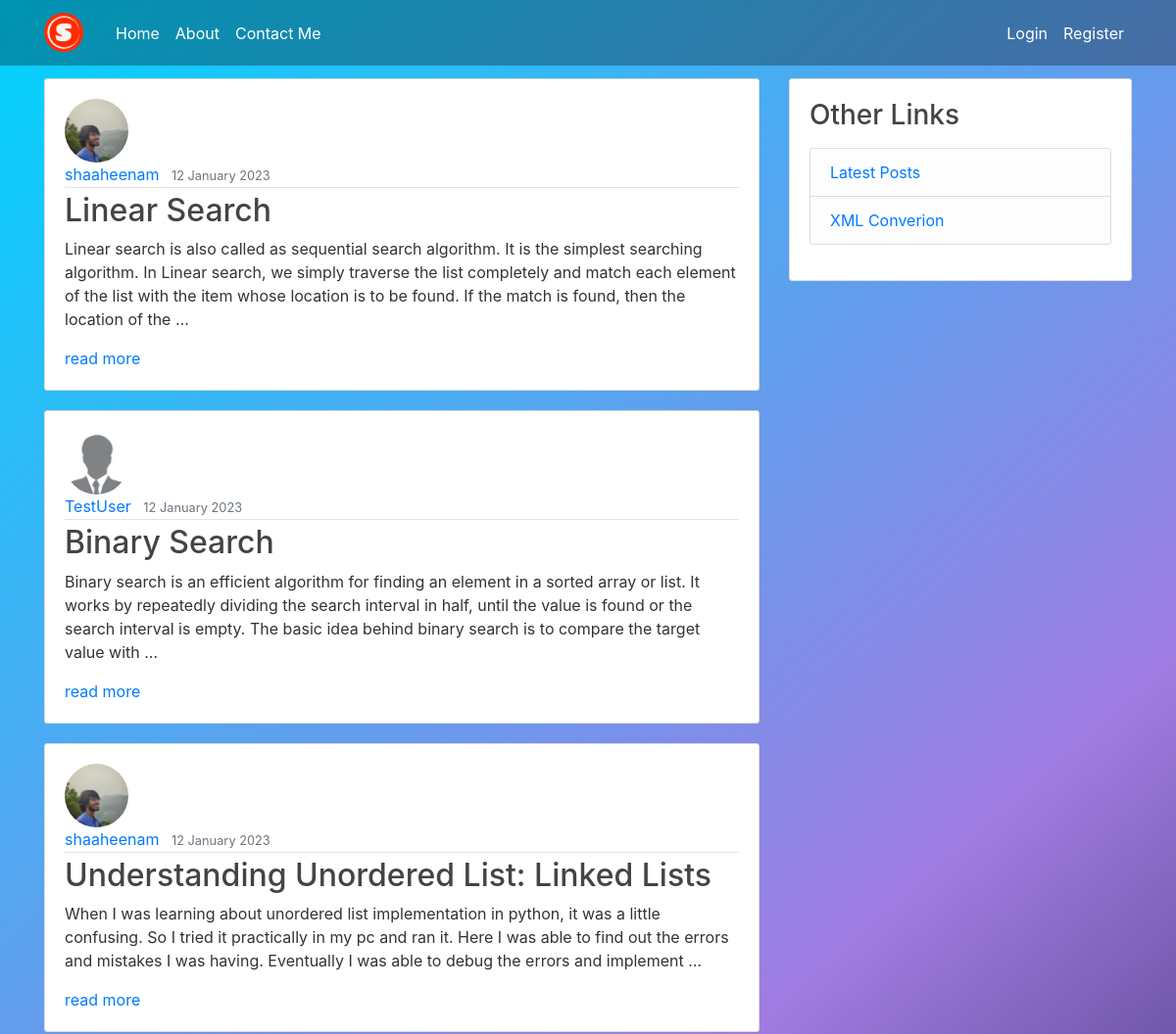
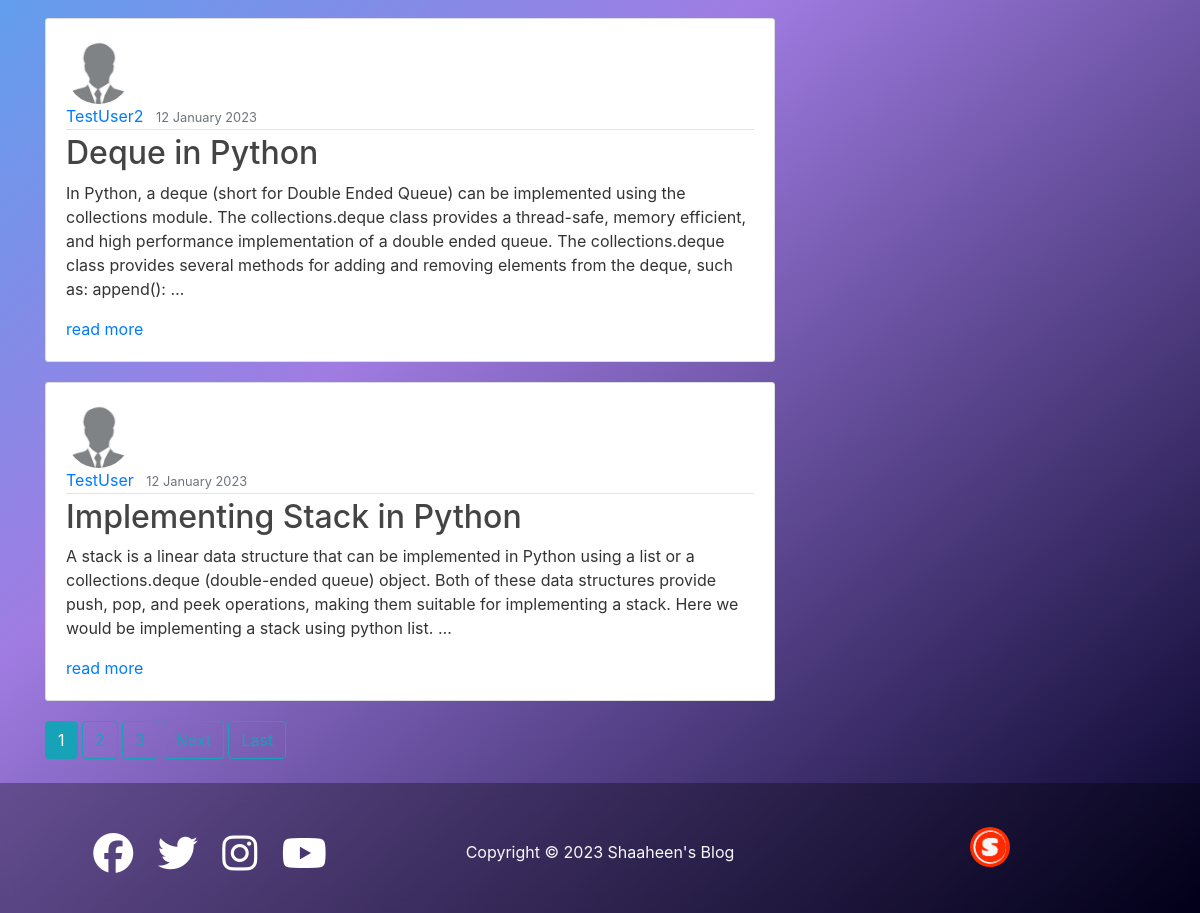
The app's page /, older data (2 pictures, top to bottom).
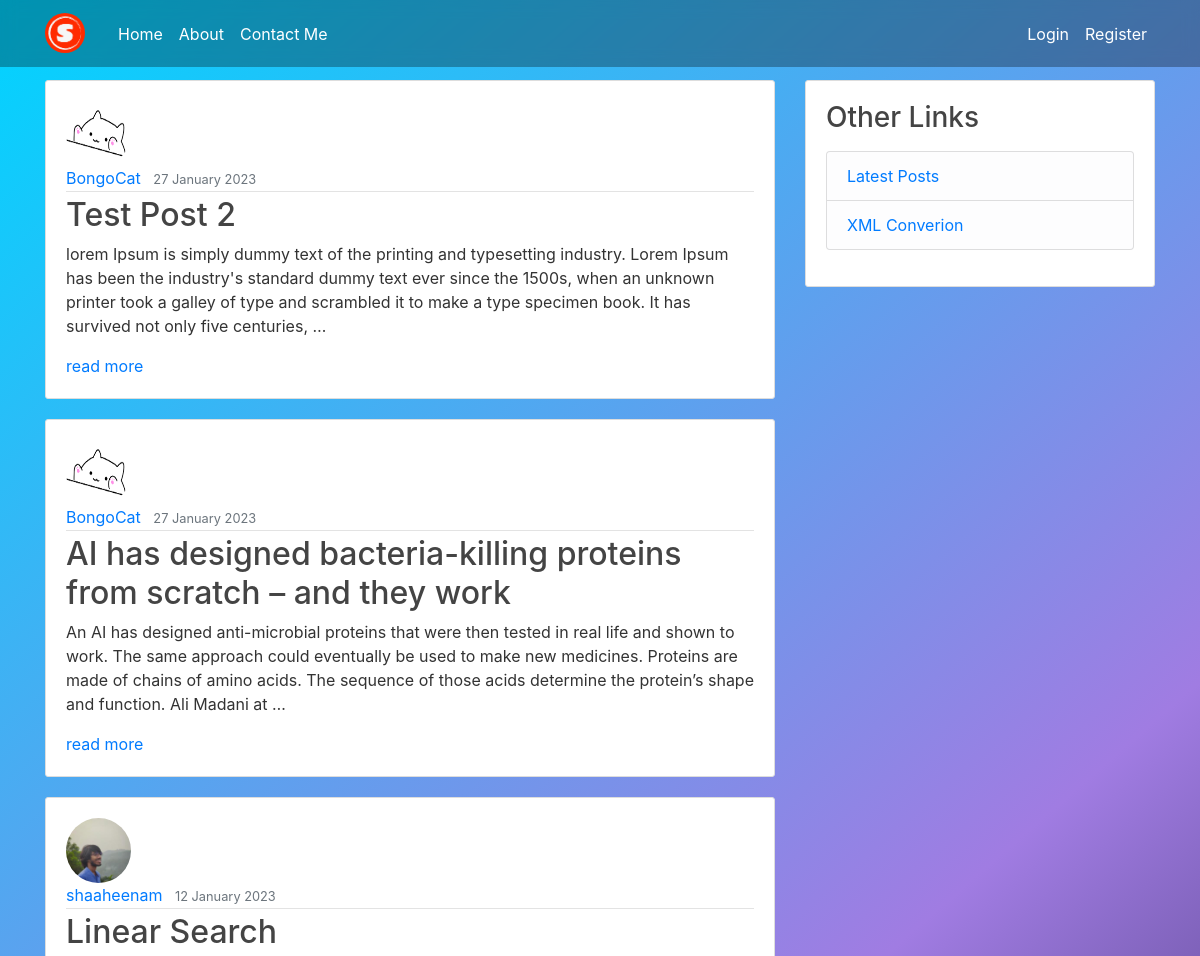
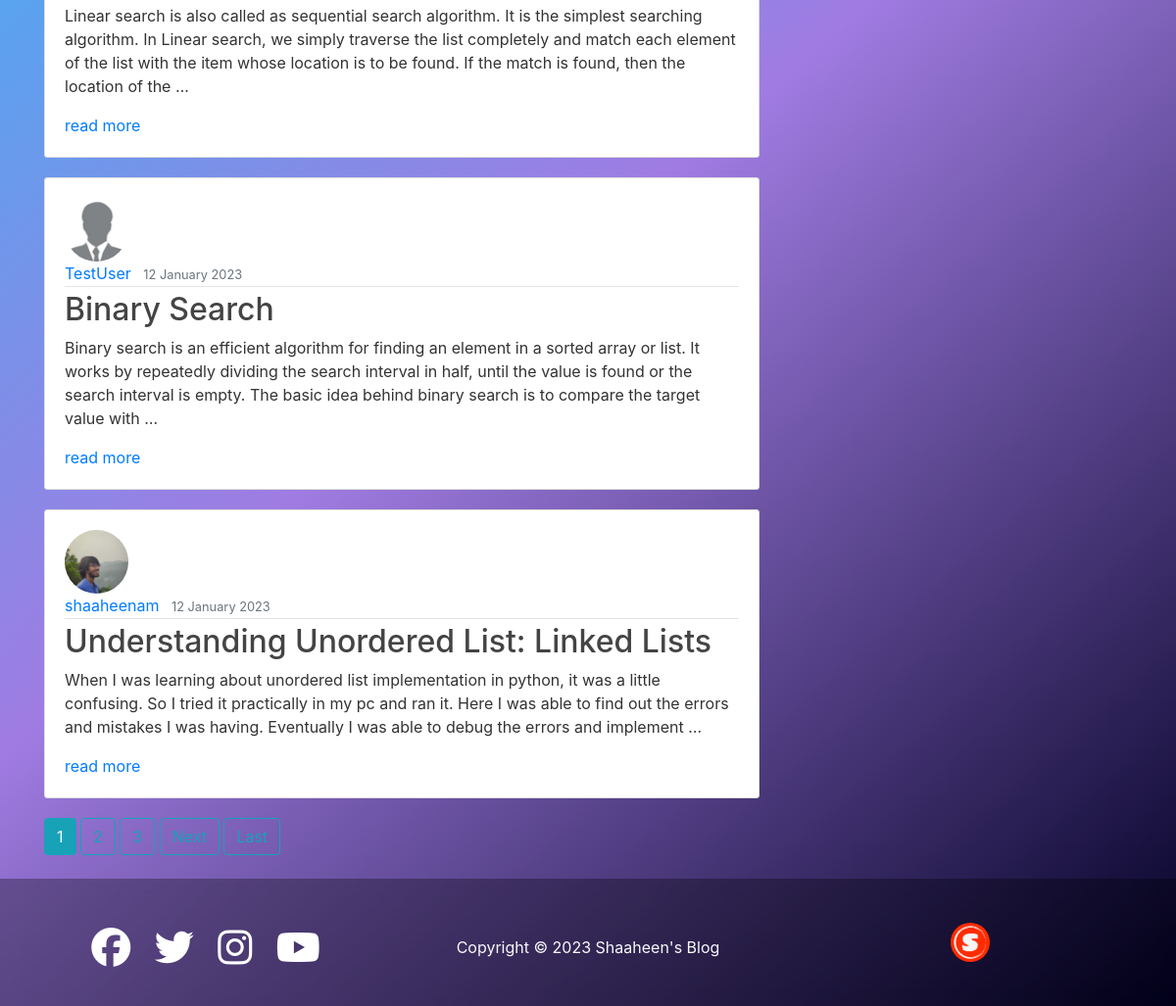
The same page, newer data (2 pictures, top to bottom).
### blog/models.py (models this page shows, shortened)
class Post(models.Model):
    title = models.CharField(max_length=100)
    content = models.TextField()
    date_posted = models.DateTimeField(default=timezone.now)
    author = models.ForeignKey(User, on_delete=models.CASCADE)#if user is deleted, their post is also deleted
    image = models.ImageField(default='post-default.jpg',upload_to='post_images')

### users/models.py (models this page shows, shortened)
class Profile(models.Model):
    user = models.OneToOneField(User, on_delete=models.CASCADE)
    image = models.ImageField(default='default.jpg', upload_to='profile_pics')
    linkedin = models.URLField(null=True)

### blog/views.py (the view)
# urls.py: path('', PostListView.as_view(), name='blog-home'),#name is actually getting used in appropriate place of base html href links
class PostListView(ListView):
    model = Post
    template_name = 'blog/home.html' # <app>/<model>_<viewtype>.html
    context_object_name = 'posts' # otherwise in home.html iteration will be over a var named object rather than post
    ordering = ['-date_posted']
    paginate_by = 5

### blog/templates/blog/home.html (shortened to what this page needs)
{% extends "blog/base.html" %}
{% block content %}
    {% for post in posts %}
    <article class="media content-section">
        <a href="{% url 'user-posts' post.author.username %}"><img class="rounded-circle article-img" src="{{ post.author.profile.image.url }}"></a>
        <div class="media-body">
          <div class="article-metadata">
            <a class="mr-2" href="{% url 'user-posts' post.author.username %}">{{ post.author }}</a>
            <small class="text-muted">{{ post.date_posted|date:"d F Y" }}</small>
          </div>
          <h2><a class="article-title" href="{% url 'post-detail' post.id %}">{{ post.title }}</a></h2>
          <p class="article-content">{{ post.content|truncatewords:"50" }}</p>
          <a class="button" href="{% url 'post-detail' post.id %}">read more</a>
        </div>
      </article>
    {% endfor %}
    {% if is_paginated %}
      {% for num in page_obj.paginator.page_range %}
        {% if page_obj.number  == num %}
          <a class="btn btn-info mb-4" href="?page={{ num }}">{{ num }}</a>
        {% elif num > page_obj.number|add:'-3' and num < page_obj.number|add:'3' %}
        <a class="btn btn-outline-info mb-4" href="?page={{ num }}">{{ num }}</a>
        {% endif %}
      {% endfor %}
      {% if page_obj.has_next %}
        <a class="btn btn-outline-info mb-4" href="?page={{ page_obj.next_page_number }}">Next</a>
        <a class="btn btn-outline-info mb-4" href="?page={{ page_obj.paginator.num_pages }}">Last</a>
      {% endif %}
    {% endif %}
{% endblock content %}

### blog/templates/blog/base.html (shortened to what this page needs)
{% load static %}
<!DOCTYPE html>
<html lang="en">
<head>
    <link rel="stylesheet" href="https://cdn.jsdelivr.net/npm/bootstrap@4.0.0/dist/css/bootstrap.min.css"/>
    <link rel="stylesheet" type="text/css" href="{% static 'blog/main.css' %}"/>
</head>
<body>
    <header class="site-header">
      <nav class="navbar navbar-expand-sm navbar-dark shadow-5-strong fixed-top">
        <div class="container">
          <a class="navbar-brand mr-4 display-1" href="{% url 'blog-home' %}"><img src="../../../media/icon.png" class="img-responsive icon-img rounded-circle" alt="Logo"></a>
          <div class="collapse navbar-collapse" id="navbarToggle">
            <div class="navbar-nav mr-auto">
              <a class="nav-item nav-link" href="{% url 'blog-home' %}">Home</a>
              <a class="nav-item nav-link" href="{% url 'blog-about' %}">About</a>
              <a class="nav-item nav-link" href="{% url 'blog-contact' %}">Contact Me</a>
            </div>
            <div class="navbar-nav">
              {% if user.is_authenticated %}
              <a class="nav-item nav-link" href="{% url 'post-create' %}">New Post</a>
              <a class="nav-item nav-link" href="{% url 'profile' %}">Profile</a>
              <a class="nav-item nav-link" href="{% url 'logout' %}">Logout</a>
              {% else %}
                <a class="nav-item nav-link" href="{% url 'login' %}">Login</a>
                <a class="nav-item nav-link" href="{% url 'register' %}">Register</a>
              {% endif %}
            </div>
          </div>
        </div>
      </nav>
    </header>
    <main role="main" class="container">
      <div class="row">
        <div class="col-md-8">
          {% block content %}{% endblock %}
        </div>
        <div class="col-md-4">
          <div class="content-section">
            <h3>Other Links</h3>
            <p class='text-muted'>
              <ul class="list-group">
                <li class="list-group-item list-group-item-light"><a href="{% url 'blog-home' %}">Latest Posts</a></li>
                <li class="list-group-item list-group-item-light"><a href="{% url 'xmltopdf' %}">XML Converion</a></li>
              </ul>
            </p>
          </div>
        </div>
      </div>
    </main>
    <footer class="sticky-bottom">
      <div class="row align-items-center">
        <div class="col-md-4 text-center smed">
          <a href="{% url 'redirect_fb' %}" target="_blank"><i class="fa-brands fa-facebook"></i></a>
          <a href="{% url 'redirect_tw' %}" target="_blank"><i class="fa-brands fa-twitter"></i></a>
          <a href="{% url 'redirect_ig' %}" target="_blank"><i class="fa-brands fa-instagram"></i></a>
          <a href="{% url 'redirect_yt' %}" target="_blank"><i class="fa-brands fa-youtube"></i></a>
        </div>
        <div class="col-md-4 text-center">
          <p class="text-light copyright">Copyright © 2023 Shaaheen's Blog</p>
        </div>
        <div class="col-md-4 text-center">
          <a href="#"><img class="rounded-circle icon-img" src="../../../media/icon.png"></a>
        </div>
      </div>
    </footer>
</body>
</html>

### blog/static/blog/main.css (style rules this page uses)
html { min-height: calc(100vh - 100px); }
body { background: rgb(2,0,36); background: linear-gradient(319deg, rgba(2,0,36,1) 0%, rgba(160,124,226,1) 43%, rgba(0,212,255,1) 100%) no-repeat ; background-size: cover; color: #333333; margin-top: 5rem; background-attachment: fixed; }
main { min-height: calc(100vh - 210px); }
h1, h2, h3, h4, h5, h6 { color: #444444; }
ul { margin: 0; }
.navbar { background-color: rgba(0,0,0,0.3); backdrop-filter: blur(8px); }
.site-header .navbar-nav .nav-link { color: #ffffff; }
.content-section { background: #ffffff; padding: 20px 20px; border: 1px solid #dddddd; border-radius: 3px; margin-bottom: 20px; flex-direction: column; }
.article-title { color: #444444; }
.article-content { white-space: pre-line; }
.article-img { height: 65px; width: 65px; margin-right: 16px; }
.article-metadata { padding-bottom: 1px; margin-bottom: 4px; border-bottom: 1px solid #e3e3e3 }
.icon-img { height: 40px; width: 40px; margin-right: 1px; margin-bottom: 1px; }
footer { background-color: rgba(0,0,0,0.3); backdrop-filter: blur(8px); padding: 30px; }
.copyright { padding-top: 25px; }
.smed i { color: #fff; font-size: 40px; margin: 10px; padding-top: 10px; }

Row changes from the older to the newer data that the page shows:
no longer on this page (row unchanged): Post: author.profile.image (placeholder picture), author "TestUser2", date_posted "12 January 2023", title "Deque in Python", content "In Python, a deque (short for Double Ended Queue) can be implemented using the collections module. The collections.deque class provides a thread-safe, memory efficient, and high performance implementation of a double ended queue. The collections.deque class provides several methods for adding and removing elements from the deque, such as: append(): …"
no longer on this page (row unchanged): Post: author.profile.image (placeholder picture), author "TestUser", date_posted "12 January 2023", title "Implementing Stack in Python", content "A stack is a linear data structure that can be implemented in Python using a list or a collections.deque (double-ended queue) object. Both of these data structures provide push, pop, and peek operations, making them suitable for implementing a stack. Here we would be implementing a stack using python list. …"
added Post: author.profile.image (picture), author "BongoCat", date_posted "27 January 2023", title "Test Post 2", content "lorem Ipsum is simply dummy text of the printing and typesetting industry. Lorem Ipsum has been the industry's standard dummy text ever since the 1500s, when an unknown printer took a galley of type and scrambled it to make a type specimen book. It has survived not only five centuries, …"
added Post: author.profile.image (picture), author "BongoCat", date_posted "27 January 2023", title "AI has designed bacteria-killing proteins from scratch – and they work", content "An AI has designed anti-microbial proteins that were then tested in real life and shown to work. The same approach could eventually be used to make new medicines. Proteins are made of chains of amino acids. The sequence of those acids determine the protein’s shape and function. Ali Madani at …"
